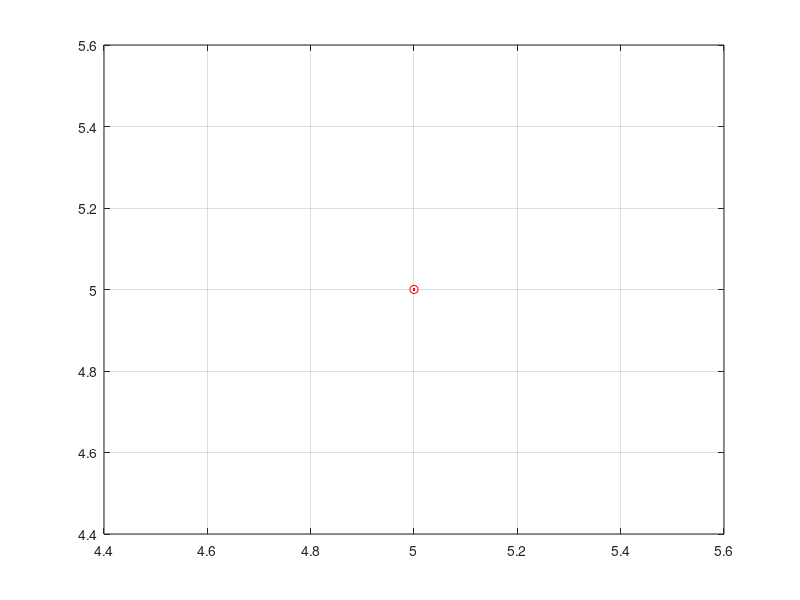

The MATLAB source for this figure:
function InterpolacionPolinomicaDeNewton()

%Ingrese los vectores flia
x=input('Ingrese el vector fila x: ');
y=input('Ingrese el vector fila y: ');

xa=x;ya=y;

%Formacion de las diferencias divididas
d=zeros(length(y));
d(:,1)=y';
for k=2:length(x)
  for j=1:length(x)+1-k
    d(j,k)=(d(j+1,k-1)-d(j,k-1))/(x(j+k-1)-x(j));
  end
end

%Formacion del polinomio
for w=1:length(x)
  ds=num2str(abs(d(1,w)));
  if w>1
    if x(w-1)<0
      sg1='+';
    else
      sg1='-';
    end
  end
  if d(1,w)<0
    sg2='-';
  else
    sg2='+';
  end
  if w==1
    acum=num2str(d(1,1));
  elseif w==2
    polact=['(x' sg1 num2str(abs(x(w-1))) ')' ];
    actual=[ds '*' polact];
  acum=[acum sg2 actual];
  else
    polact=[polact '.*' '(x' sg1 num2str(abs(x(w-1))) ')' ];
    actual=[ds '*' polact];
  acum=[acum sg2 actual];
end
end

%Presentacion de resultados
 %fprintf(' n Valores de X y Y n ');
%disp(xa);
%disp(ya);
fprintf('Polinomio interpolacion Newton: %s n')
disp(acum)
%x=input('\n X interp = ');
if x>max(xa)|x<min(xa)
  fprintf('t Punto fuera de rango. El resultado puede equivocado n');
end
xinterp=x;
yinterp=eval(acum);
%fprintf(' Y(%g) = %g n',x,yinterp);

%Grafica de los puntos

%fprintf('\n Pulse cualquier tecla para ver la grafica de los puntos n');
%pause
xg=linspace(min(xa),max(xa));
x=xg;yg=eval(acum);
plot(xg,yg,xa,ya,'.r',xinterp,yinterp,'or');
grid